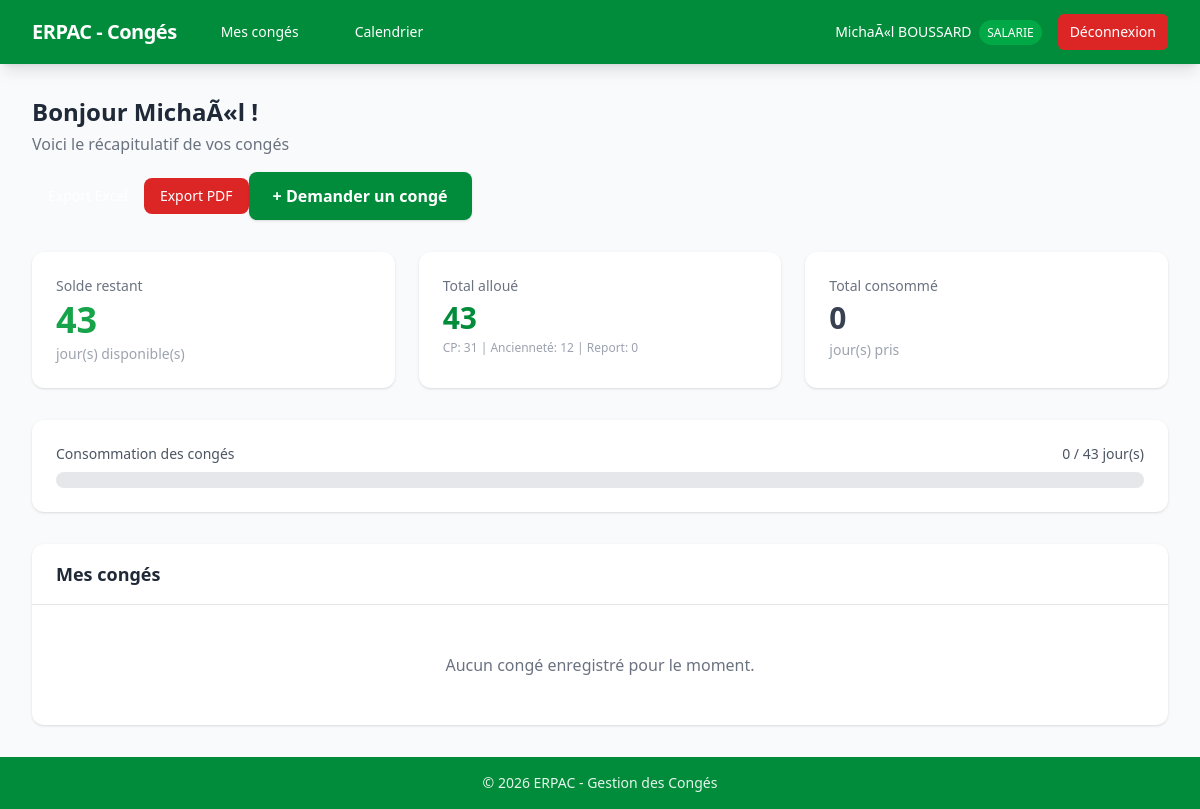
Page /salarie/accueil (signed in) on the earlier database version.
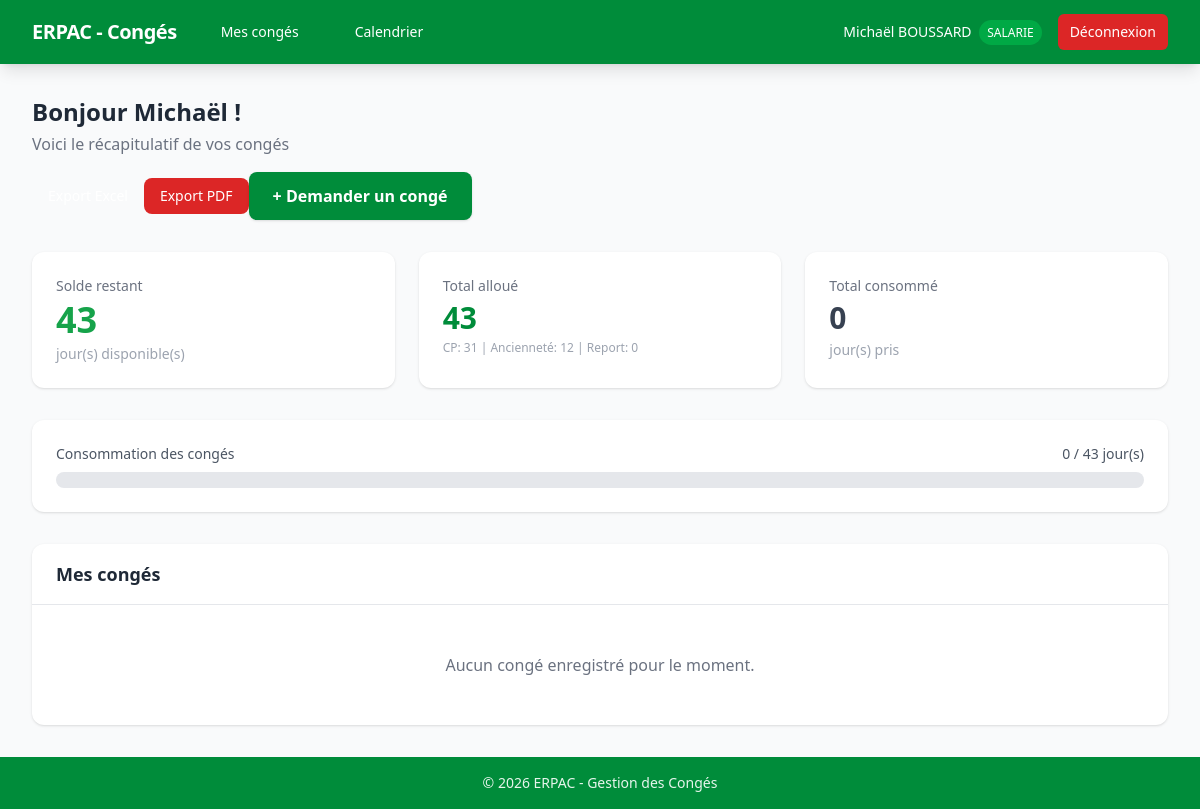
Same page on the later database version.
### models/user.py (models this page shows, shortened)
class User(UserMixin, db.Model):
    __tablename__ = "users"
    id = db.Column(db.Integer, primary_key=True)
    nom = db.Column(db.String(100), nullable=False)
    prenom = db.Column(db.String(100), nullable=False)
    identifiant = db.Column(db.String(100), unique=True, nullable=False)
    mot_de_passe_hash = db.Column(db.String(200), nullable=False)
    role = db.Column(db.String(20), nullable=False, default="salarie")  # "rh" ou "salarie"
    actif = db.Column(db.Boolean, default=True)
    date_embauche = db.Column(db.Date, nullable=True)
    email = db.Column(db.String(120), nullable=True)  # pour les notifications
    conges = db.relationship(
        "Conge",
        foreign_keys="Conge.user_id",
        backref="utilisateur",
        lazy=True,
        cascade="all, delete-orphan",
    )
    allocations = db.relationship("AllocationConge", backref="utilisateur", lazy=True, cascade="all, delete-orphan")

### routes/salarie.py (the view)
@salarie_bp.route("/accueil")
@login_required
def accueil():
    solde_info = calculer_solde(current_user.id)
    param = get_parametrage_actif()
    conges = Conge.query.filter_by(user_id=current_user.id).order_by(Conge.date_debut.desc()).all()
    return render_template(
        "salarie/accueil.html",
        solde=solde_info,
        conges=conges,
        parametrage=param,
    )

### models/parametrage.py (called while the page is built)
    @property
    def total_jours(self):
        return self.jours_alloues + self.jours_anciennete + self.jours_report

### services/solde.py (called while the page is built)
def get_parametrage_actif():
    return ParametrageAnnuel.query.filter_by(actif=True).first()

def get_allocation(user_id, parametrage_id=None):
    if parametrage_id is None:
        param = get_parametrage_actif()
        if param is None:
            return None
        parametrage_id = param.id
    return AllocationConge.query.filter_by(
        user_id=user_id,
        parametrage_id=parametrage_id,
    ).first()

def calculer_jours_consommes(user_id, parametrage_id=None):
    param = None
    if parametrage_id:
        param = ParametrageAnnuel.query.get(parametrage_id)
    else:
        param = get_parametrage_actif()
    if param is None:
        return 0
    from sqlalchemy import func
    result = db.session.query(func.coalesce(func.sum(Conge.nb_jours_ouvrables), 0)).filter(
        Conge.user_id == user_id,
        Conge.date_debut >= param.debut_exercice,
        Conge.date_fin <= param.fin_exercice,
        Conge.type_conge.in_(["CP", "Anciennete"]),
        Conge.statut == "valide",
    ).scalar()
    return result

### templates/salarie/accueil.html (shortened to what the changed rows need)
{% extends "base.html" %}
{% block content %}
<div class="mb-8 flex flex-col md:flex-row md:items-center md:justify-between gap-4">
    <div>
        <h1 class="text-2xl font-bold text-gray-800">Bonjour {{ current_user.prenom }} !</h1>
        <p class="text-gray-500 mt-1">Voici le récapitulatif de vos congés</p>
    </div>
</div>
        {% set pct = (solde.total_consomme / solde.total_alloue * 100) if solde.total_alloue > 0 else 0 %}
<div class="bg-white rounded-xl shadow overflow-hidden">
    <div class="px-6 py-4 border-b">
        <h2 class="text-lg font-semibold text-gray-800">Mes congés</h2>
    </div>
</div>
{% endblock %}

### templates/base.html (shortened to what this page needs)
<!DOCTYPE html>
<html lang="fr">
<head>
    <link rel="stylesheet" href="{{ url_for('static', filename='css/tailwind.css') }}">
    <link rel="stylesheet" href="{{ url_for('static', filename='css/custom.css') }}">
</head>
<body class="bg-gray-50 min-h-screen flex flex-col">
    {% if current_user.is_authenticated %}
    <nav class="bg-erpac-primary text-white shadow-lg">
        <div class="max-w-7xl mx-auto px-4 sm:px-6 lg:px-8">
            <div class="flex items-center justify-between h-16">
                <div class="flex items-center space-x-8">
                    <span class="text-xl font-bold tracking-tight">ERPAC - Congés</span>
                    {% if current_user.role == 'rh' %}
                    <a href="{{ url_for('rh.dashboard') }}" class="hover:bg-erpac-dark px-3 py-2 rounded-md text-sm font-medium">Tableau de bord</a>
                    <a href="{{ url_for('rh.parametrage') }}" class="hover:bg-erpac-dark px-3 py-2 rounded-md text-sm font-medium">Paramétrage</a>
                    {% else %}
                    <a href="{{ url_for('salarie.accueil') }}" class="hover:bg-erpac-dark px-3 py-2 rounded-md text-sm font-medium">Mes congés</a>
                    <a href="{{ url_for('salarie.calendrier') }}" class="hover:bg-erpac-dark px-3 py-2 rounded-md text-sm font-medium">Calendrier</a>
                    {% endif %}
                </div>
                <div class="flex items-center space-x-4">
                    <span class="text-sm">{{ current_user.prenom }} {{ current_user.nom }}
                        <span class="bg-erpac-light text-xs px-2 py-1 rounded-full ml-1">{{ current_user.role|upper }}</span>
                    </span>
                    <a href="{{ url_for('auth.logout') }}" class="bg-red-600 hover:bg-red-700 px-3 py-2 rounded-md text-sm font-medium transition">Déconnexion</a>
                </div>
            </div>
        </div>
    </nav>
    {% endif %}
    <main class="flex-1">
        <div class="max-w-7xl mx-auto px-4 sm:px-6 lg:px-8 py-8">
            {% block content %}{% endblock %}
        </div>
    </main>
    <footer class="bg-erpac-primary text-erpac-100 text-center py-4 text-sm">
        &copy; {{ now().year if now is defined else "2026" }} ERPAC - Gestion des Congés
    </footer>
</body>
</html>

Differences in the rows shown:
changed User "BOUSSARD": prenom "MichaÃ«l" → "Michaël"
